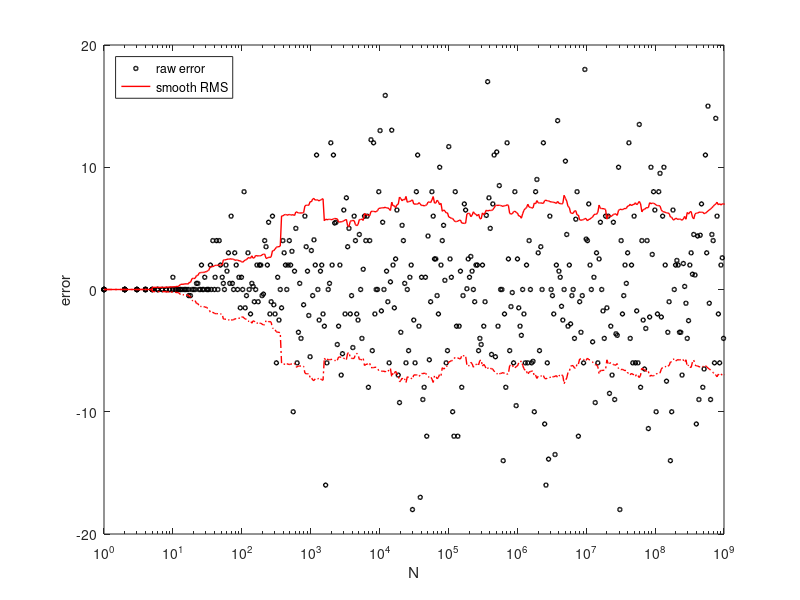
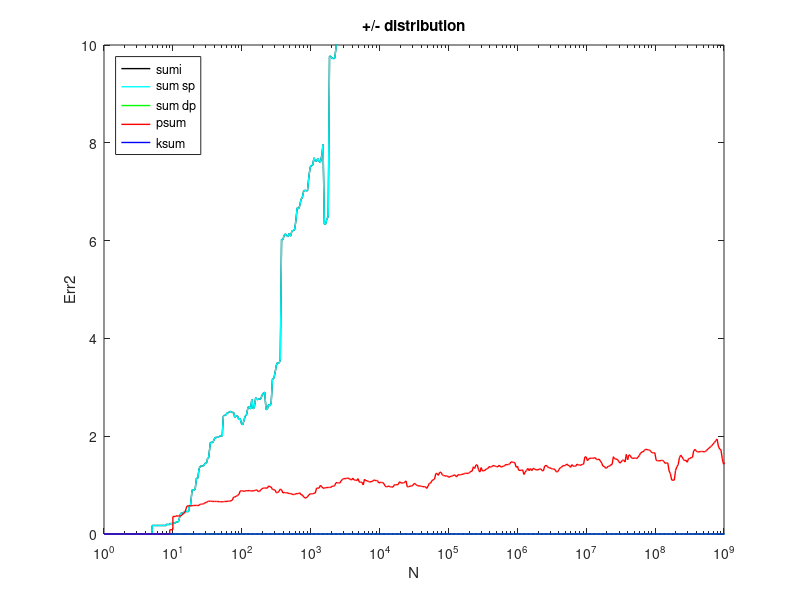
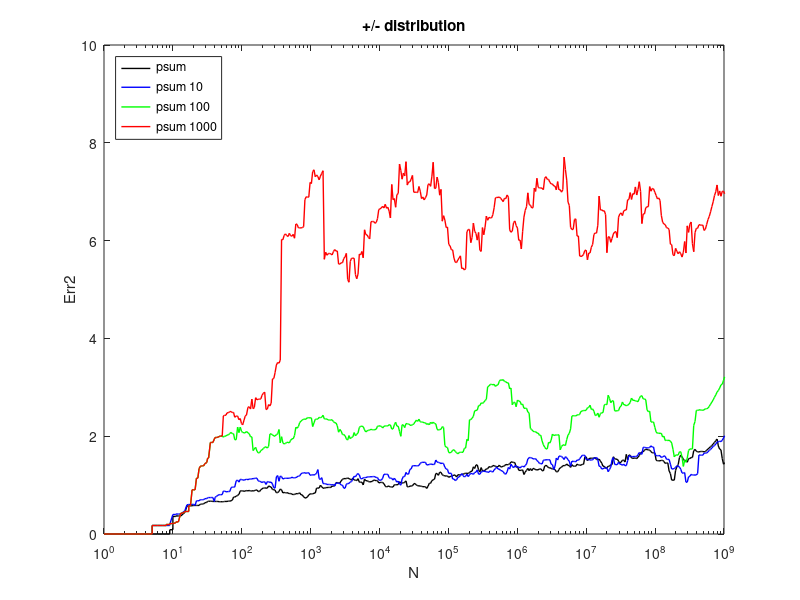
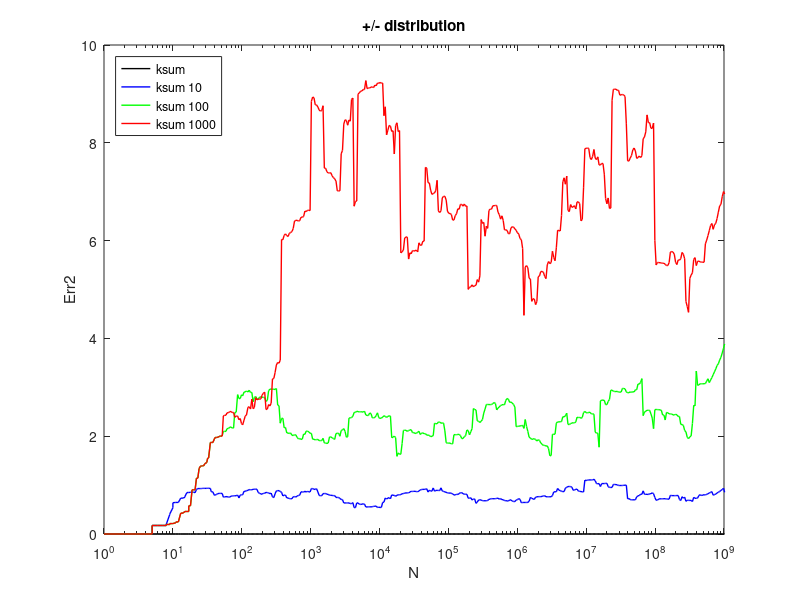

The MATLAB script that drew these images, in order:
isFAST = false;



if isFAST 
  a = dlmread("sums_bench_files/bench_fast_2.txt");
  ftitle = ", fast-math";
  fsuffix = "_fast";
else
  a = dlmread("sums_bench_files/bench_2.txt");
  ftitle = ""
  fsuffix = "";
endif

ntest = sum(a(:,1) == 1)
np = size(a,1) / ntest

b = reshape(a,ntest,np,[]);

nbel = b(:,1,2);
sumi = movmean(b(:,:,3).^2,33).^0.5;
sum0 = movmean(b(:,:,4).^2,33).^0.5;
sum1 = movmean(b(:,:,5).^2,33).^0.5;
psum = movmean(b(:,:,6).^2,33).^0.5;
psum10 = movmean(b(:,:,7).^2,33).^0.5;
psum100 = movmean(b(:,:,8).^2,33).^0.5;
psum1000 = movmean(b(:,:,9).^2,33,1).^0.5;
ksum = movmean(b(:,:,10).^2,33).^0.5;
ksum10 = movmean(b(:,:,11).^2,33).^0.5;
ksum100 = movmean(b(:,:,12).^2,33).^0.5;
ksum1000 = movmean(b(:,:,13).^2,33).^0.5;

set(0, 'DefaultLineLineWidth', 1);


h = figure(10)
semilogx  (nbel,b(:,1,9),'ok','markersize',3, ...
           nbel,psum1000(:,1),'r', ...
           nbel,-psum1000(:,1),'-.r')
axis([1 1e9 -20 20]);
xlabel('N'); ylabel("error"); %title("xxx");
legend('raw error','smooth RMS', ...
       'location','northwest') 
print(['sums_bench_files/fig10' fsuffix '.png'],'-dpng','-S700,400');

h = figure(11)
semilogx  (nbel,sumi(:,1),'k', ...
           nbel,sum0(:,1),'c', ...
           nbel,sum1(:,1),'g', ...
           nbel,psum(:,1),'r', ...
           nbel,ksum(:,1),'b')
axis([1 1e9 0 10]);
xlabel('N'); ylabel("Err2"); title(["+/- distribution" ftitle]);
legend('sumi','sum sp','sum dp','psum','ksum', ...
       'location','northwest') 
print(['sums_bench_files/fig11' fsuffix '.png'],'-dpng','-S700,400');


h = figure(12)
semilogx  (nbel,psum(:,1),'k', ...
           nbel,psum10(:,1),'b', ...
           nbel,psum100(:,1),'g', ...
           nbel,psum1000(:,1),'r')
axis([1 1e9 0 10]);
xlabel('N'); ylabel("Err2"); title(["+/- distribution" ftitle]);
legend('psum','psum 10','psum 100','psum 1000', ...
       'location','northwest') 
print(['sums_bench_files/fig12' fsuffix '.png'],'-dpng','-S700,400');


h = figure(13)
semilogx  (nbel,ksum(:,1),'k', ...
           nbel,ksum10(:,1),'b', ...
           nbel,ksum100(:,1),'g', ...
           nbel,ksum1000(:,1),'r')
axis([1 1e9 0 10]);
xlabel('N'); ylabel("Err2"); title(["+/- distribution" ftitle]);
legend('ksum','ksum 10','ksum 100','ksum 1000', ...
       'location','northwest') 
print(['sums_bench_files/fig13' fsuffix '.png'],'-dpng','-S700,400');



h = figure(14)
semilogx  (nbel,sumi(:,2),'k', ...
           nbel,sum0(:,2),'c', ...
           nbel,sum1(:,2),'g', ...
           nbel,psum(:,2),'r', ...
           nbel,ksum(:,2),'b')
axis([1 1e9 0 10]);
xlabel('N'); ylabel("Err2"); title(["+++ distribution" ftitle]);
legend('sumi','sum sp','sum dp','psum','ksum', ...
       'location','northwest') 
print(['sums_bench_files/fig14' fsuffix '.png'],'-dpng','-S700,400');


h = figure(15)
semilogx  (nbel,psum(:,2),'k', ...
           nbel,psum10(:,2),'b', ...
           nbel,psum100(:,2),'g', ...
           nbel,psum1000(:,2),'r')
axis([1 1e9 0 10]);
xlabel('N'); ylabel("Err2"); title(["+++ distribution" ftitle]);
legend('psum','psum 10','psum 100','psum 1000', ...
       'location','northwest') 
print(['sums_bench_files/fig15' fsuffix '.png'],'-dpng','-S700,400');


h = figure(16)
semilogx  (nbel,ksum(:,2),'k', ...
           nbel,ksum10(:,2),'b', ...
           nbel,ksum100(:,2),'g', ...
           nbel,ksum1000(:,2),'r')
axis([1 1e9 0 10]);
xlabel('N'); ylabel("Err2"); title(["+++ distribution" ftitle]);
legend('ksum','ksum 10','ksum 100','ksum 1000', ...
       'location','northwest') 
print(['sums_bench_files/fig16' fsuffix '.png'],'-dpng','-S700,400');
